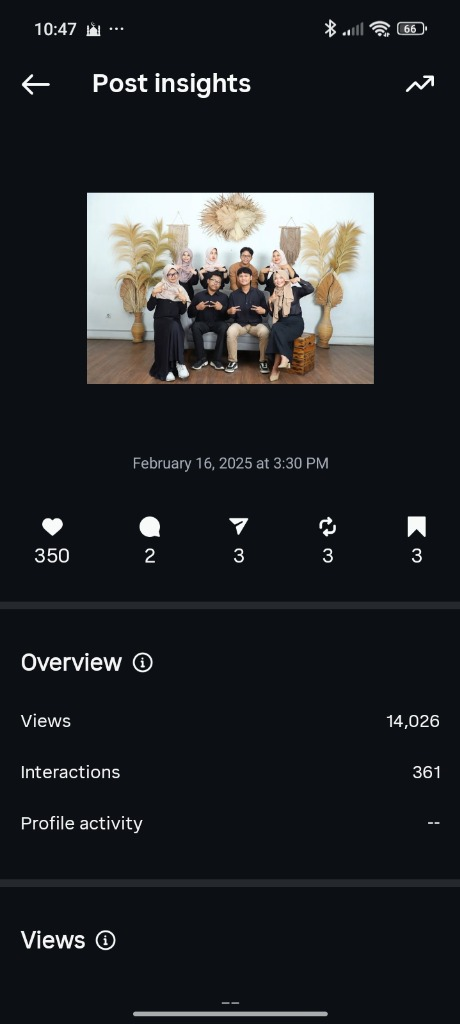
#> input picture PERSONAL-BRANDING/assets/images/media__1783226962076.jpg, 460 x 1024 px, found by its file name
$ python crop_group_photo.py
#> lines starting #> are read from the running program, lines starting #| are printed output that depends on the picture
from PIL import Image

img_path = r"C:\Users\lenovo\.gemini\antigravity\brain\34a87eb0-2102-431d-bd12-9eb739dcb453\media__1783226962076.jpg"
img = Image.open(img_path)
#> img is the input picture: PIL image 460x1024 RGB; mean R, G, B 33.6, 35.5, 38.8

# Let's crop the actual Group Photo image box:
# X from 88 to 372, Y from 189 to 375
cropped = img.crop((88, 189, 372, 375))
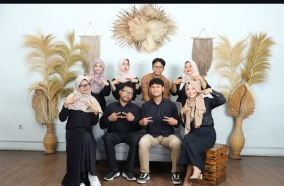
#> cropped: PIL image 284x186 RGB; mean R, G, B 159.8, 155.1, 146.5
cropped.save(r"c:\Users\lenovo\Desktop\PERSONAL-BRANDING\assets\images\obj_group_crop.jpg")
print("Cropped obj_group_crop.jpg successfully!")

$ run again, with PERSONAL-BRANDING/assets/images/media__1783226928305.jpg copied over PERSONAL-BRANDING/assets/images/media__1783226962076.jpg
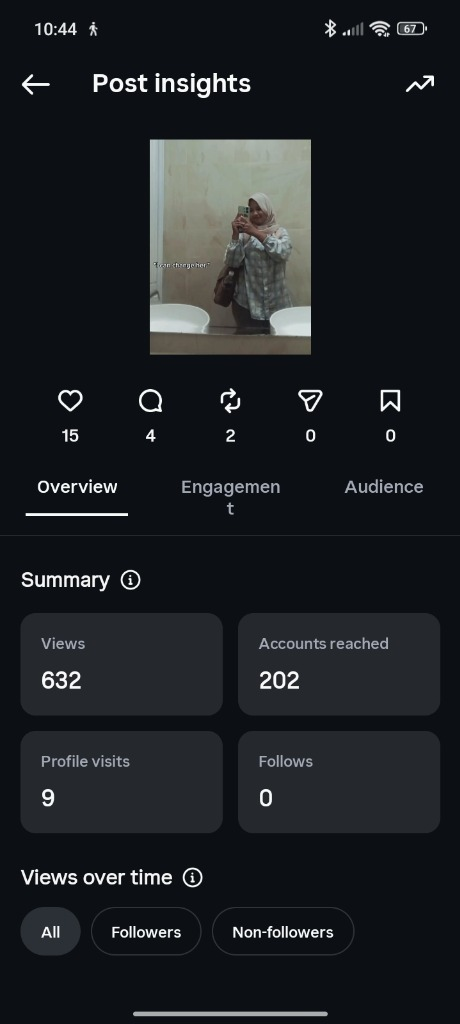
#> input picture PERSONAL-BRANDING/assets/images/media__1783226928305.jpg, 460 x 1024 px, found by its file name
#> img is the input picture: PIL image 460x1024 RGB; mean R, G, B 29.4, 32.4, 36.3
#> `cropped = img.crop((88, 189, 372, 375))`:
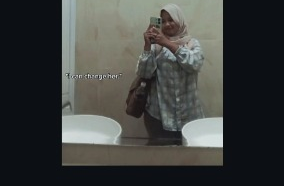
#> cropped: PIL image 284x186 RGB; mean R, G, B 63.8, 65.7, 63.7

$ run again, with PERSONAL-BRANDING/assets/images/media__1783226928309.jpg copied over PERSONAL-BRANDING/assets/images/media__1783226962076.jpg
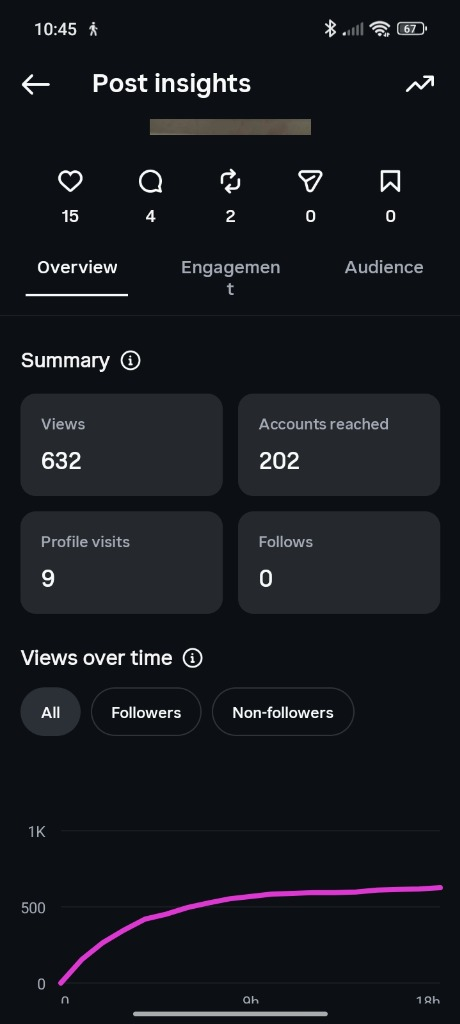
#> input picture PERSONAL-BRANDING/assets/images/media__1783226928309.jpg, 460 x 1024 px, found by its file name
#> img is the input picture: PIL image 460x1024 RGB; mean R, G, B 22.6, 24.8, 30.4
#> `cropped = img.crop((88, 189, 372, 375))`:
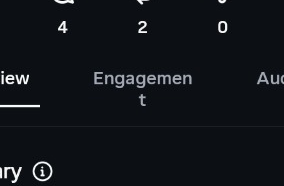
#> cropped: PIL image 284x186 RGB; mean R, G, B 17.3, 20.4, 25.4

$ run again, with PERSONAL-BRANDING/assets/images/media__1783226928317.jpg copied over PERSONAL-BRANDING/assets/images/media__1783226962076.jpg
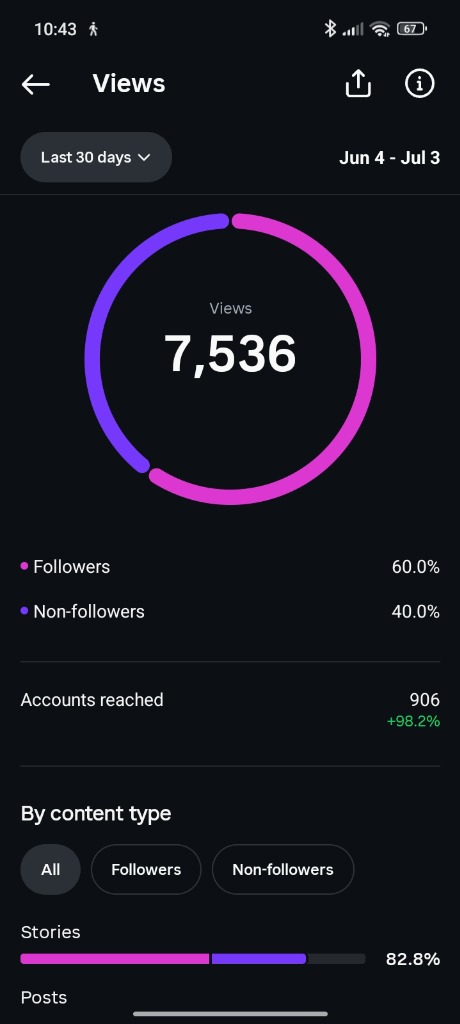
#> input picture PERSONAL-BRANDING/assets/images/media__1783226928317.jpg, 460 x 1024 px, found by its file name
#> img is the input picture: PIL image 460x1024 RGB; mean R, G, B 23.4, 22.1, 32.6
#> `cropped = img.crop((88, 189, 372, 375))`:
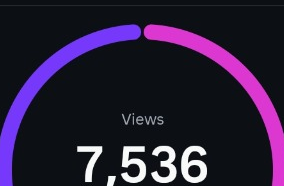
#> cropped: PIL image 284x186 RGB; mean R, G, B 41.4, 29.5, 56
